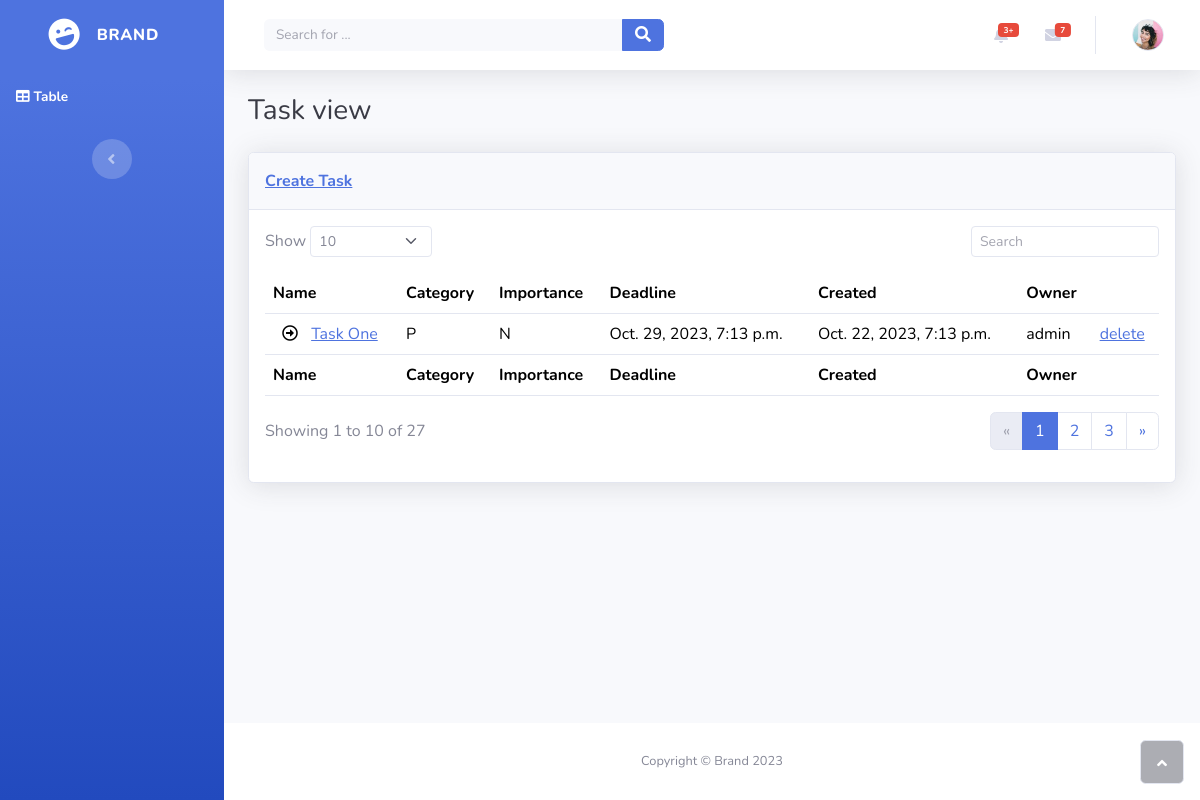
/user/dashboard/ (signed in), run on an earlier commit of the app's database.
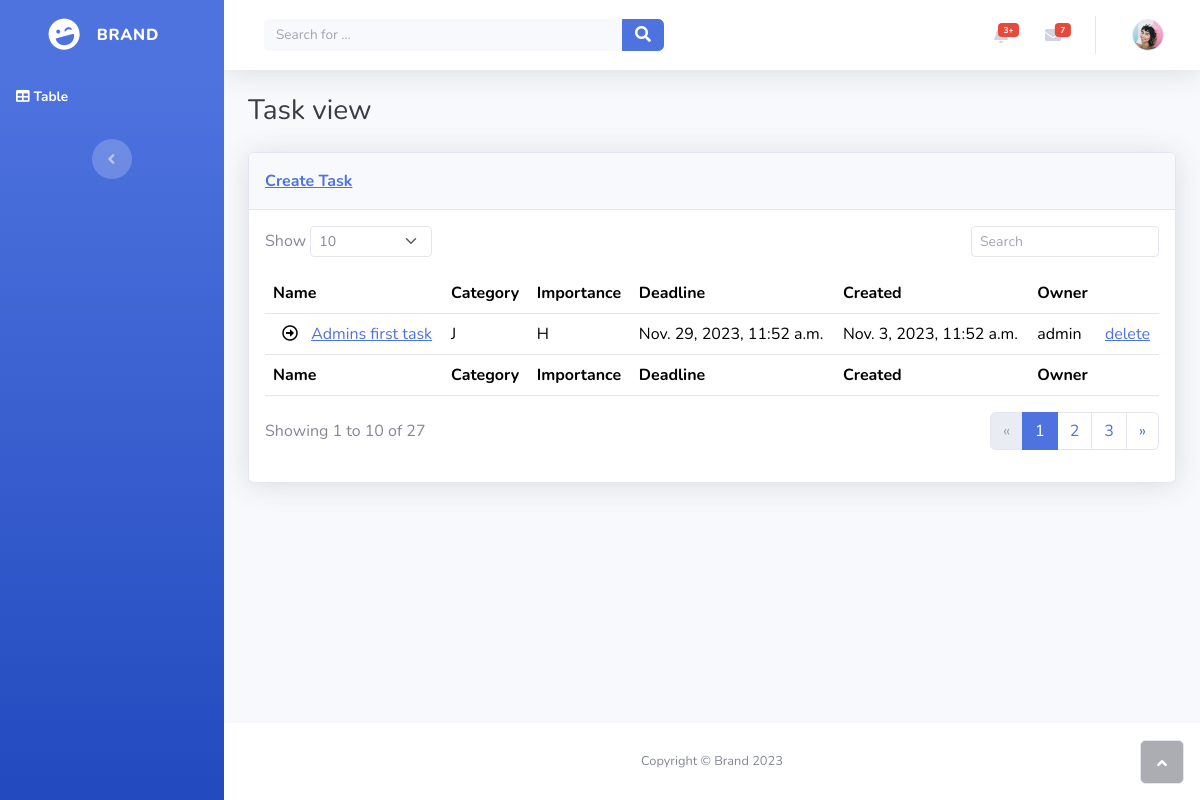
And on a later commit of the database.
### gsd/models.py (models this page shows, shortened)
class Task(models.Model):
    task_category =[
        ('Private', 'Private'),
        ('Job', 'Job')
    ]
    task_importance =[
        ('High', 'High'),
        ('Normal', 'Normal'),
        ('Low', 'Low')
    ]
    id = models.AutoField(primary_key=True)
    name = models.CharField(max_length=100)
    creation = models.DateTimeField()
    category = models.CharField(max_length=50, choices=task_category, default='P')
    deadline = models.DateTimeField()
    content  = models.TextField()
    isdone = models.BooleanField(default=False)
    importance = models.CharField(max_length=20, choices=task_importance, default='N')
    owner = models.ForeignKey(User, on_delete=models.CASCADE)
    class Meta:
        ordering = ['deadline', '-deadline']

class User(AbstractUser):
    picture = models.ImageField(upload_to='profile_pics', null = True, blank= True)
    email = models.EmailField(unique=True)
    def __str__(self) -> str:
        return self.username

### frontend/views.py (the view)
# urls.py: path('dashboard/', views.dashboard, name ='dashboard'),
@login_required(login_url='frontend:login')
def dashboard(request):
    user_data = request.user
    print(user_data)  # Retrieve the user by ID or return a 404 page
    context = {
        'user_data:':user_data,
        'user_task': user_data.task_set.all
    }
    return render(request, 'dashboard.html', context)

### frontend/templates/dashboard.html (shortened to what this page needs)
{% load static %}
<!DOCTYPE html>
<html data-bs-theme="light" lang="en">
<head>
    <link rel="stylesheet" href={% static 'css/bootstrap.min.css' %}>
    <link rel="stylesheet" href={% static 'fonts/fontawesome-all.min.css' %}>
</head>
<body id="page-top">
    <div id="wrapper">
        <nav class="navbar align-items-start sidebar sidebar-dark accordion bg-gradient-primary p-0 navbar-dark">
            <div class="container-fluid d-flex flex-column p-0"><a class="navbar-brand d-flex justify-content-center align-items-center sidebar-brand m-0" href="#">
                    <div class="sidebar-brand-icon rotate-n-15"><i class="fas fa-laugh-wink"></i></div>
                    <div class="sidebar-brand-text mx-3"><span>Brand</span></div>
                </a>
                <ul class="navbar-nav text-light" id="accordionSidebar">
                    <li class="nav-item"><a class="nav-link active" href="table.html"><i class="fas fa-table"></i><span>Table</span></a></li>
                </ul>
                <div class="text-center d-none d-md-inline"><button class="btn rounded-circle border-0" id="sidebarToggle" type="button"></button></div>
            </div>
        </nav>
        <div class="d-flex flex-column" id="content-wrapper">
            <div id="content">
                <nav class="navbar navbar-expand bg-white shadow mb-4 topbar static-top navbar-light">
                    <div class="container-fluid"><button class="btn btn-link d-md-none rounded-circle me-3" id="sidebarToggleTop" type="button"></button>
                        <form class="d-none d-sm-inline-block me-auto ms-md-3 my-2 my-md-0 mw-100 navbar-search">
                            <div class="input-group"><input class="bg-light form-control border-0 small" type="text" placeholder="Search for ..."><button class="btn btn-primary py-0" type="button"><i class="fas fa-search"></i></button></div>
                        </form>
                        <ul class="navbar-nav flex-nowrap ms-auto">
                            <li class="nav-item dropdown no-arrow mx-1">
                                <div class="nav-item dropdown no-arrow"><a class="dropdown-toggle nav-link" aria-expanded="false" data-bs-toggle="dropdown" href="#"><span class="badge bg-danger badge-counter">3+</span></a>
                                </div>
                            </li>
                            <li class="nav-item dropdown no-arrow mx-1">
                                <div class="nav-item dropdown no-arrow"><a class="dropdown-toggle nav-link" aria-expanded="false" data-bs-toggle="dropdown" href="#"><span class="badge bg-danger badge-counter">7</span><i class="fas fa-envelope fa-fw"></i></a>
                                </div>
                            </li>
                            <li class="nav-item dropdown no-arrow">
                                <div class="nav-item dropdown no-arrow"><a class="dropdown-toggle nav-link" aria-expanded="false" data-bs-toggle="dropdown" href="#"><img class="border rounded-circle img-profile" src="assets/img/avatars/avatar1.jpeg"></a>
                                </div>
                            </li>
                        </ul>
                    </div>
                </nav>
                <div class="container-fluid">
                    <h3 class="text-dark mb-4">Task view</h3>
                    <div class="card shadow">
                        <div class="card-header py-3">
                            <p class="text-primary m-0 fw-bold">
                                <a href="{% url 'frontend:taskcreate' %}"> Create Task </a>
                              </p>
                        </div>
                        <div class="card-body">
                            <div class="row">
                                <div class="col-md-6 text-nowrap">
                                    <div id="dataTable_length" class="dataTables_length" aria-controls="dataTable"><label class="form-label">Show&nbsp;<select class="d-inline-block form-select form-select-sm">
                                                <option value="10" selected="">10</option>
                                            </select>&nbsp;</label></div>
                                </div>
                                <div class="col-md-6">
                                    <div class="text-md-end dataTables_filter" id="dataTable_filter"><label class="form-label"><input type="search" class="form-control form-control-sm" aria-controls="dataTable" placeholder="Search"></label></div>
                                </div>
                            </div>
                            <div class="table-responsive table mt-2" id="dataTable" role="grid" aria-describedby="dataTable_info">
                                <table class="table my-0" id="dataTable">
                                    <thead>
                                        <tr>
                                            <th>Name</th>
                                            <th>Category</th>
                                            <th>Importance</th>
                                            <th>Deadline</th>
                                            <th>Created</th>
                                            <th>Owner</th>
                                        </tr>
                                    </thead>
                                    <tbody>
                                        {% for task in user_task %}
                                        <tr>
                                            <td><i class="far fa-arrow-alt-circle-right" style="padding: 1px;margin-left: 9px;margin-right: 9px;padding-left: 0px;padding-right: 0px;"></i>
                                                <a href="{% url 'frontend:taskupdate' pk=task.id %}"> {{task.name}}</td>
                                            <td>{{task.category}}</td>
                                            <td>{{task.importance}}</td>
                                            <td>{{task.deadline}}</td>
                                            <td>{{task.creation}}</td>
                                            <td>{{task.owner}}</td>
                                            <td> <a href="{% url 'frontend:taskdelete' pk=task.id %}">delete </a>     </td>
                                        </tr>
                                        {% endfor %}
                                    </tbody>
                                    <tfoot>
                                        <tr>
                                            <td><strong>Name</strong></td>
                                            <td><strong>Category</strong></td>
                                            <td><strong>Importance</strong></td>
                                            <td><strong>Deadline</strong></td>
                                            <td><strong>Created</strong></td>
                                            <td><strong>Owner</strong></td>
                                        </tr>
                                    </tfoot>
                                </table>
                            </div>
                            <div class="row">
                                <div class="col-md-6 align-self-center">
                                    <p id="dataTable_info" class="dataTables_info" role="status" aria-live="polite">Showing 1 to 10 of 27</p>
                                </div>
                                <div class="col-md-6">
                                    <nav class="d-lg-flex justify-content-lg-end dataTables_paginate paging_simple_numbers">
                                        <ul class="pagination">
                                            <li class="page-item disabled"><a class="page-link" aria-label="Previous" href="#"><span aria-hidden="true">«</span></a></li>
                                            <li class="page-item active"><a class="page-link" href="#">1</a></li>
                                            <li class="page-item"><a class="page-link" href="#">2</a></li>
                                            <li class="page-item"><a class="page-link" href="#">3</a></li>
                                            <li class="page-item"><a class="page-link" aria-label="Next" href="#"><span aria-hidden="true">»</span></a></li>
                                        </ul>
                                    </nav>
                                </div>
                            </div>
                        </div>
                    </div>
                </div>
            </div>
            <footer class="bg-white sticky-footer">
                <div class="container my-auto">
                    <div class="text-center my-auto copyright"><span>Copyright © Brand 2023</span></div>
                </div>
            </footer>
        </div><a class="border rounded d-inline scroll-to-top" href="#page-top"><i class="fas fa-angle-up"></i></a>
    </div>
    <link rel="stylesheet" href={% static 'fonts/fontawesome-all.min.css' %}>
</body>
</html>

What changed in the data, as far as the page shows it:
no longer on this page (row edited): Task: name "Task One", category "P", importance "N", deadline "Oct. 29, 2023, 7:13 p.m.", creation "Oct. 22, 2023, 7:13 p.m.", owner "admin"
added Task: name "Admins first task", category "J", importance "H", deadline "Nov. 29, 2023, 11:52 a.m.", creation "Nov. 3, 2023, 11:52 a.m.", owner "admin"
